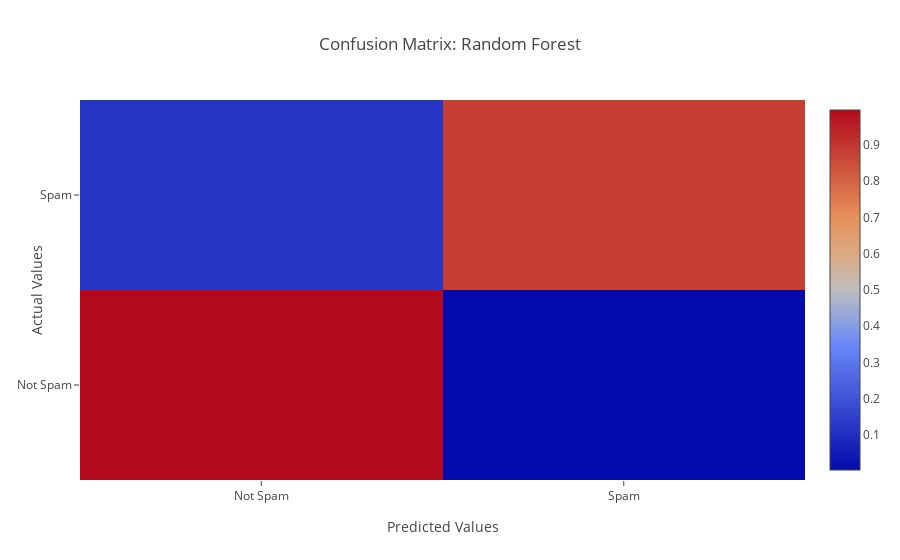

Notebook source saved alongside this figure:
### Code cell
make_confusion_matrix_plotly(y_preds_rf,y_test,'Random Forest',normalize=True)

### Figure 1 — Plotly figure (JSON) as saved in the notebook; plotly's stock layout.template omitted (floating-point values rounded to 4 significant figures)
{"data": [{"type": "heatmap", "x": ["Not Spam", "Spam"], "y": ["Not Spam", "Spam"], "z": [[0.9967, 0.00326], [0.1205, 0.8795]]}], "layout": {"margin": {"l": 80}, "title": "Confusion Matrix: Random Forest", "xaxis": {"title": "Predicted Values"}, "yaxis": {"title": "Actual Values"}}}
